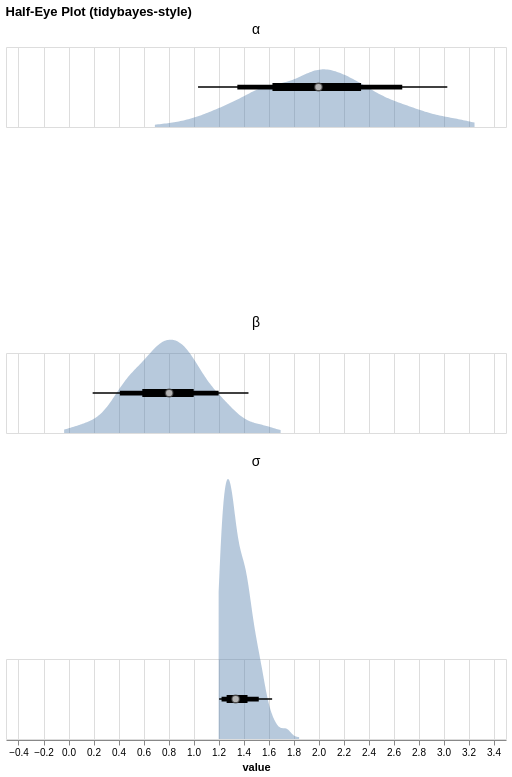

Write the Vega-Lite specification saved for this chart.
### Vega-Lite specification from a JSON file in a GitHub repository (floating-point values rounded to 4 significant figures; data arrays with more than 128 entries replaced by an {"elided": "..."} marker saying what was removed)
{"$schema": "https://vega.github.io/schema/vega-lite/v5.json", "spec": {"height": 80, "layer": [{"encoding": {"x": {"field": "val", "title": "value", "type": "quantitative"}, "y": {"axis": null, "field": "dens", "title": null, "type": "quantitative"}}, "mark": {"type": "area", "orient": "vertical", "opacity": 0.4}, "transform": [{"density": "value", "as": ["val", "dens"]}]}, {"encoding": {"x2": {"field": "val", "aggregate": "max"}, "x": {"field": "val", "aggregate": "min", "type": "quantitative"}}, "mark": {"strokeWidth": 1.5, "type": "rule"}, "transform": [{"probs": [0.025, 0.975], "quantile": "value", "as": ["prob", "val"]}, {"fold": ["val"]}]}, {"encoding": {"x2": {"field": "val", "aggregate": "max"}, "x": {"field": "val", "aggregate": "min", "type": "quantitative"}}, "mark": {"strokeWidth": 4.75, "type": "rule"}, "transform": [{"probs": [0.1, 0.9], "quantile": "value", "as": ["prob", "val"]}, {"fold": ["val"]}]}, {"encoding": {"x2": {"field": "val", "aggregate": "max"}, "x": {"field": "val", "aggregate": "min", "type": "quantitative"}}, "mark": {"strokeWidth": 8.0, "type": "rule"}, "transform": [{"probs": [0.25, 0.75], "quantile": "value", "as": ["prob", "val"]}, {"fold": ["val"]}]}, {"encoding": {"x": {"field": "val", "type": "quantitative"}}, "mark": {"filled": true, "stroke": "#333", "color": "white", "strokeWidth": 1.5, "size": 60, "type": "point"}, "transform": [{"probs": [0.5], "quantile": "value", "as": ["prob", "val"]}]}], "width": 500}, "data": {"values": {"elided": "1500 records"}}, "facet": {"header": {"labelFontSize": 14, "title": null}, "field": "parameter", "type": "nominal"}, "title": "Half-Eye Plot (tidybayes-style)", "columns": 1}
